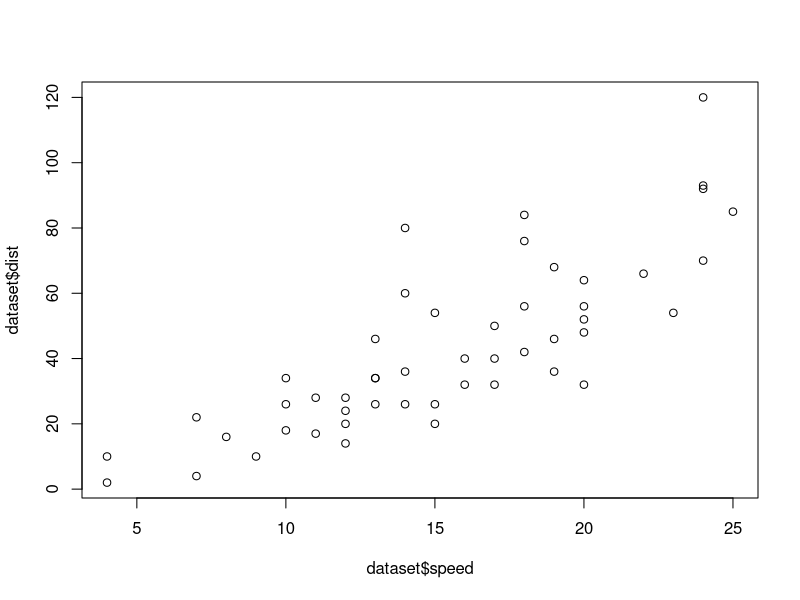

Generate this figure with R:
data(cars)
dataset = cars
dataset

plot(dataset$speed,dataset$dist)

library(caTools)
spilt = sample.split(dataset$dist, SplitRatio = 0.7)
training_set = subset(dataset,spilt==TRUE)
testing_set = subset(dataset,spilt==FALSE)

library(e1071)
regressor = svm(formula = dist~speed,
                data = training_set,
                type = 'eps-regression',
                kernel='linear')

#Epsilon-SVR is a variant of SVM used for regression tasks. It allows for some deviation (controlled by the parameter epsilon) between the predicted values and the actual target values.

summary(regressor)

y_pred_training_set = predict(regressor,newdata = training_set)
y_pred_training_set
y_pred_testing_set = predict(regressor,newdata = testing_set)
y_pred_testing_set

mse <- mean((y_pred_testing_set-testing_set$dist)^2)
rmse <- sqrt(mse)
mse
rmse
